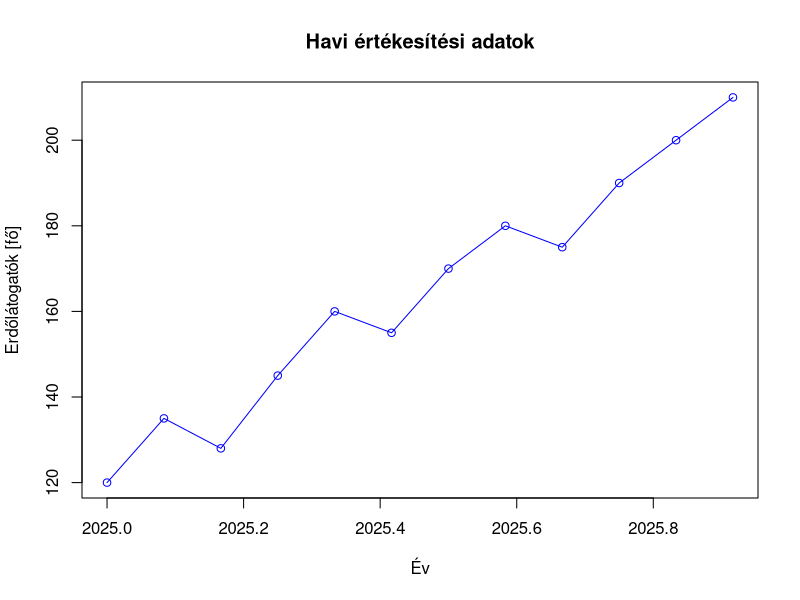
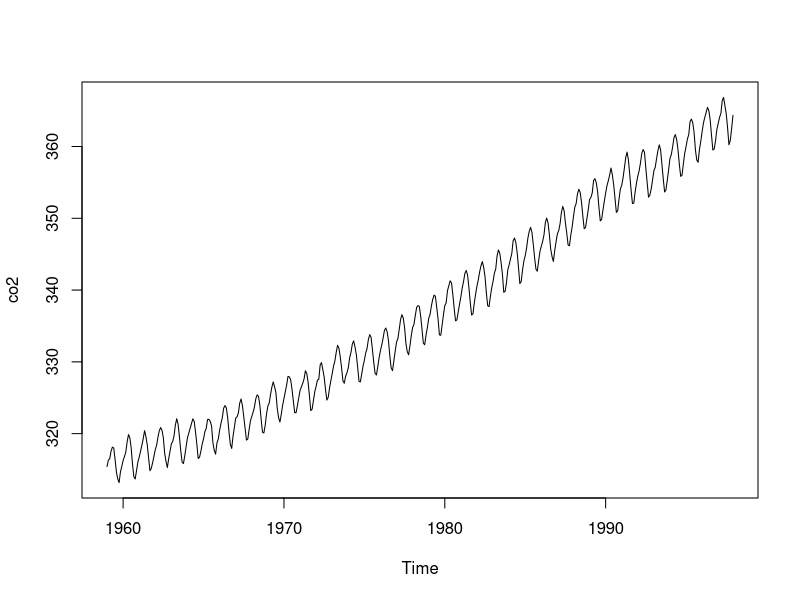

Reproduce these figures in R, in order.
# Havi erdőlátogatás adatok
erdőlátogatók_száma <- c(120, 135, 128, 145, 160, 155,
                         170, 180, 175, 190, 200, 210)

# Idősor létrehozása
idosor <- ts(erdőlátogatók_száma,
             start = c(2025, 1),
             frequency = 12)

# Idősor megjelenítése
print(idosor)

plot(idosor,
     main = "Havi értékesítési adatok",
     xlab = "Év",
     ylab = "Erdőlátogatók [fő]",
     col = "blue",
     type = "o")

## Idősor elemzés bevezetés
data(co2)
## Az adatok leírása
?co2
## Félelmetes emelkedés
plot(co2)
## Az adatok
co2
## Átalakítás adattáblává
## Idő
time(co2)
## Az adatok
as.numeric(co2)
